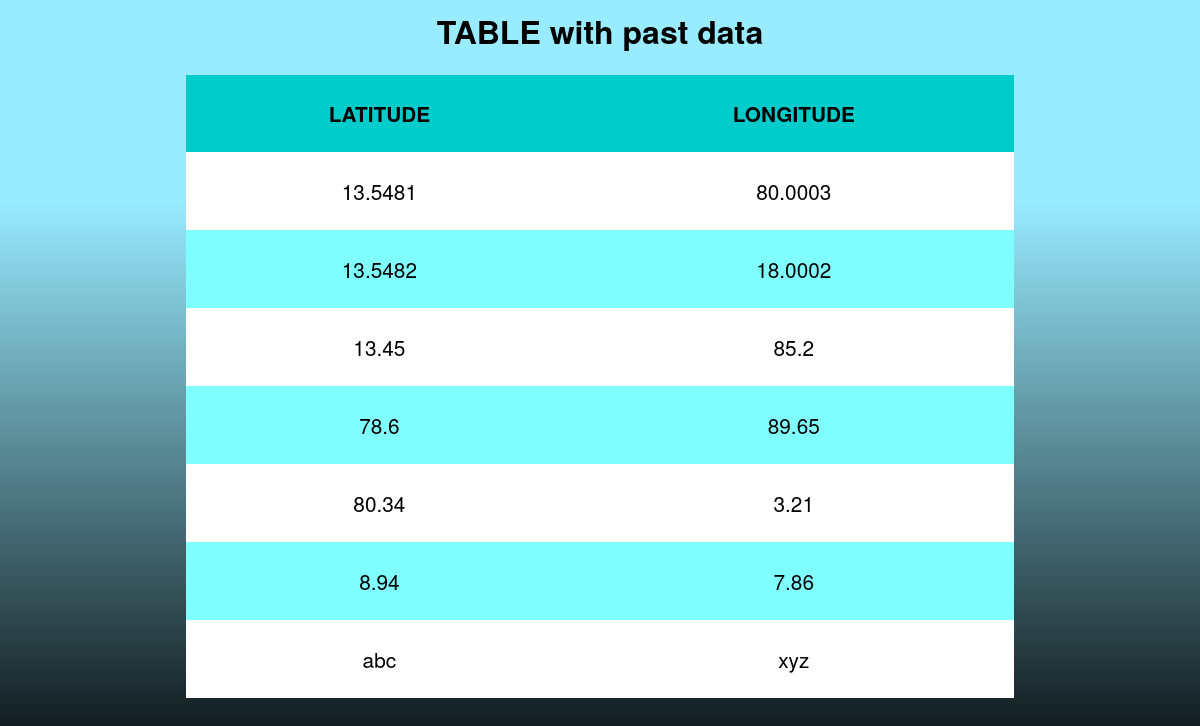
Page /sensors/display/table2/ on the committed database.
### sensors/models.py (models this page shows, shortened)
class plant(models.Model):
	plantname=models.CharField(max_length=255)
	cityname= models.CharField(max_length=255)
	latitude=models.CharField(max_length=50)
	longitude=models.CharField(max_length=50)

### sensors/views.py (the view)
def table2(request):
	p=plant.objects.all()
	return render(request ,'sensors/table2.html',{'p':p,'user':request.user})

### sensors/templates/sensors/table2.html (shortened to what this page needs)
<html>
<head>
</head>
<body>
  <h1>TABLE with past data</h1>
<table id="racetimes">
<tr id="firstrow"><th>LATITUDE</th><th>LONGITUDE</th></tr>
{% for i in p %}
<tr><td>{{i.latitude}}</td><td>{{i.longitude}}</td></tr>
{% endfor %}
</table>
</body>
</html>

### sensors/templates/sensors/table2.html (style rules this page uses)
* { font-family: Helvetica Neue, Arial, sans-serif; }
body { background-image: linear-gradient(#99ebff 25%, #000); }
h1, table { text-align: center; }
table { border-collapse: collapse; width: 70%; margin: 0 auto 5rem; }
th, td { padding: 1.5rem; font-size: 1.3rem; }
tr { background: #80ffff; }
tr, td { transition: .4s ease-in; }
tr:first-child { background: #00cccc; }
tr:nth-child(even) { background: white; }

### rows in the picture
plant: latitude "13.5481", longitude "80.0003"
plant: latitude "13.5482", longitude "18.0002"
plant: latitude "13.45", longitude "85.2"
plant: latitude "78.6", longitude "89.65"
plant: latitude "80.34", longitude "3.21"
plant: latitude "8.94", longitude "7.86"
plant: latitude "abc", longitude "xyz"
